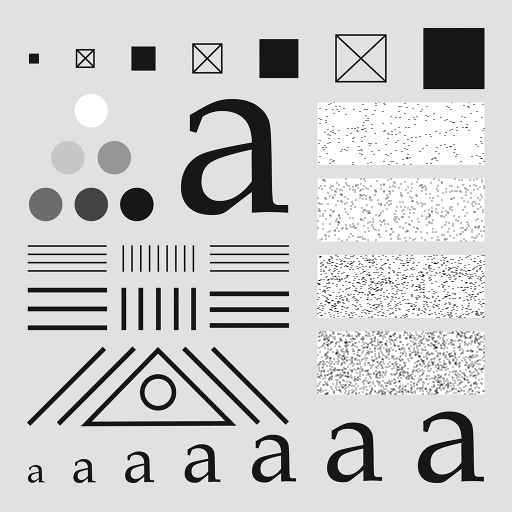
%> input picture pdi/testpattern1024.tif, 1024 x 1024 px (shown at 1/2 size)
$ octave main_project4.m   (GNU Octave 9; MATLAB toolbox functions it lacks are replaced by stand-ins)
%> lines starting %> are read from the running program, lines starting %| are printed output that depends on the picture
### pdi/imagePad4e.m
function g = imagePad4e(f, r, c, padtype)
% imagePad4e  Pad an image with r rows (top/bottom) and c columns (left/right).
%
% Syntax:
%   g = imagePad4e(f, r, c)
%   g = imagePad4e(f, r, c, padtype)
%
% Inputs:
%   f        - Input image matrix (grayscale MxN or colour MxNx3).
%   r        - Number of rows to add above AND below the image.
%   c        - Number of columns to add to the left AND right.
%   padtype  - (optional) Padding strategy:
%              'zeros'     - fill border with zeros (default).
%              'replicate' - fill border by replicating the nearest edge pixel.
%
% Output:
%   g        - Padded image of size (M+2r) x (N+2c) [x channels].
%              Data type is preserved from the input f.
%
% Examples:
%   f = imread('testpattern1024.tif');
%   g1 = imagePad4e(f, 50, 80);                   % zero padding
%   g2 = imagePad4e(f, 50, 80, 'replicate');       % replicate padding
%
% Author: Matheus Serrao Uchoa
% Disciplina: Processamento Digital de Imagens – UFAM (2026)

    % ----- argument validation ------------------------------------------------
    if nargin < 3
        error('imagePad4e: at least three arguments (f, r, c) are required.');
    end
    if nargin < 4 || isempty(padtype)
        padtype = 'zeros';
    end
    if ~ismember(padtype, {'zeros', 'replicate'})
        error('imagePad4e: padtype must be ''zeros'' or ''replicate''.');
    end
    if r < 0 || c < 0 || mod(r,1) ~= 0 || mod(c,1) ~= 0
        error('imagePad4e: r and c must be non-negative integers.');
    end
    % --------------------------------------------------------------------------

    [M, N, ch] = size(f);
    newM = M + 2*r;
    newN = N + 2*c;

    % Allocate output (same class as input: uint8, double, etc.)
    g = zeros(newM, newN, ch, class(f));

    % Place original image in the centre of the output
    g(r+1:r+M, c+1:c+N, :) = f;

    if strcmp(padtype, 'replicate')
        % ---- top and bottom horizontal bands (excluding corners) -------------
        g(1:r,        c+1:c+N, :) = repmat(f(1,   :, :), [r, 1, 1]);
        g(r+M+1:newM, c+1:c+N, :) = repmat(f(M,   :, :), [r, 1, 1]);
        % ---- left and right vertical bands (excluding corners) ---------------
        g(r+1:r+M, 1:c,        :) = repmat(f(:,   1, :), [1, c, 1]);
        g(r+1:r+M, c+N+1:newN, :) = repmat(f(:,   N, :), [1, c, 1]);
        % ---- four corners (each replicated from the nearest corner pixel) ----
        g(1:r,        1:c,        :) = repmat(f(1, 1, :), [r, c, 1]);
        g(1:r,        c+N+1:newN, :) = repmat(f(1, N, :), [r, c, 1]);
        g(r+M+1:newM, 1:c,        :) = repmat(f(M, 1, :), [r, c, 1]);
        g(r+M+1:newM, c+N+1:newN, :) = repmat(f(M, N, :), [r, c, 1]);
    end
    % For 'zeros', the output is already initialised to zero – nothing more needed.

end

### pdi/main_project4.m
% ==========================================================================
% main_project4.m  –  Project #4: imagePad4e demo script
% Disciplina: Processamento Digital de Imagens – UFAM (2026)
% Author    : Matheus Serrao Uchoa
%
% Description:
%   Loads testpattern1024.tif, applies zero-padding and replicate-padding
%   using imagePad4e(), displays the results side-by-side, and saves the
%   output images to the images/ subfolder.
% ==========================================================================

clear; clc; close all;

%% 1. Load input image
imgFile = 'testpattern1024.tif';
if ~isfile(imgFile)
    error('Image file "%s" not found. Place it in the same folder.', imgFile);
end
f = imread(imgFile);
%> f is the input picture: size 1024x1024 uint8; min 0, max 255, mean 204.4
fprintf('Image loaded: %s  [%d x %d]\n', imgFile, size(f,1), size(f,2));
%| Image loaded: testpattern1024.tif  [1024 x 1024]

%% 2. Padding parameters
r = 100;   % rows to add above and below
c = 100;   % columns to add to the left and right
fprintf('Padding: r=%d rows, c=%d columns\n', r, c);

%% 3. Apply padding
g_zeros     = imagePad4e(f, r, c, 'zeros');
%> in imagePad4e, `g(r+1:r+M, c+1:c+N, :) = f;`:
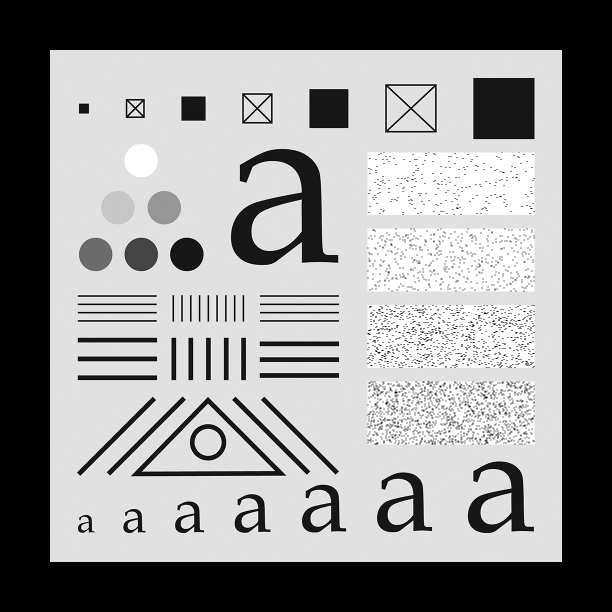
%> g: size 1224x1224 uint8 (shown at 1/2 size); min 0, max 255, mean 143.1
g_replicate = imagePad4e(f, r, c, 'replicate');
%> call 2 of imagePad4e, with r = 100, c = 100, padtype = 'replicate'
%> in imagePad4e (call 2), `g(r+M+1:newM, c+N+1:newN, :) = repmat(f(M, N, :), [r, c, 1]);`:
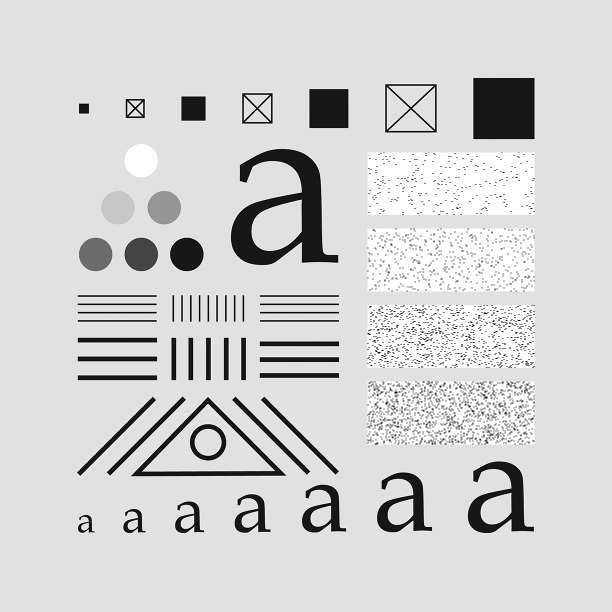
%> g: size 1224x1224 uint8 (shown at 1/2 size); min 0, max 255, mean 210.6
fprintf('Output size: [%d x %d]\n', size(g_zeros,1), size(g_zeros,2));
%| Output size: [1224 x 1224]

%% 4. Display results
figure('Name','Project #4 – Image Padding', 'NumberTitle','off', ...
       'Position',[100 100 1400 450]);

subplot(1,3,1);
imshow(f);
title(sprintf('Original (%dx%d)', size(f,1), size(f,2)), 'FontSize',12);

subplot(1,3,2);
imshow(g_zeros);
title(sprintf('Zero Padding (%dx%d)', size(g_zeros,1), size(g_zeros,2)), 'FontSize',12);

subplot(1,3,3);
imshow(g_replicate);
title(sprintf('Replicate Padding (%dx%d)', size(g_replicate,1), size(g_replicate,2)), 'FontSize',12);

sgtitle('imagePad4e – Comparison', 'FontSize',14, 'FontWeight','bold');

%% 5. Save images
if ~isfolder('images'), mkdir('images'); end
imwrite(f,           'images/original.png');
imwrite(g_zeros,     'images/zeros_padded.png');
imwrite(g_replicate, 'images/replicate_padded.png');
fprintf('Images saved to images/\n');
